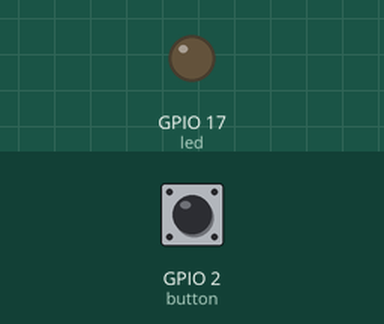
Bench run of a program on a simulated Raspberry Pi (BCM pin numbers). On the bench: output pins drawn as LEDs (lit = HIGH). The test bench sets the inputs (shaded band); at power-on: GPIO 2 (button) HIGH.

Above: at 1.2 s.
1.3 s: GPIO 2 (button) pulled LOW for 0.15 s
At 1.7 s:
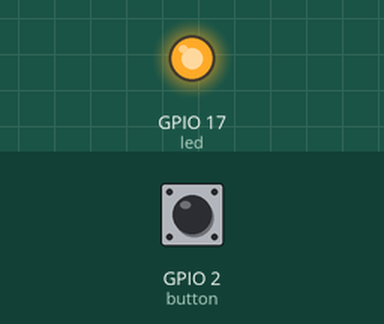
Timing chart, 0 to 10.3 s (numbered marks = the images above; inputs shaded):
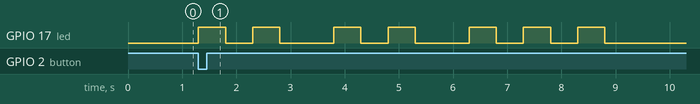

Measured:
- after the input at 1.3 s, GPIO 17 (led): LOW → HIGH at once, → LOW 0.50 s later, → HIGH 0.50 s later, → LOW 0.50 s later, … (14 changes in this stretch)

The program:

nameblink.py
```python
from gpiozero import LED, Button
from signal import pause
from time import sleep

led = LED(17)
button = Button(2)

button.when_pressed = led.on
button.when_pressed = led.off

def dot():
	led.on()
	sleep(0.5)
	led.off()
	sleep(0.5)

def dash():
	led.on()
	sleep(0.5)
	led.off()
	sleep(1)

def c():
	dot()
def y():
	dash()
	dot()
	dash()
	dot()
def g():
	dot()
	dash()

def say_my_name():
	c()
	y()
	g()


button.when_pressed = say_my_name

pause()
```
